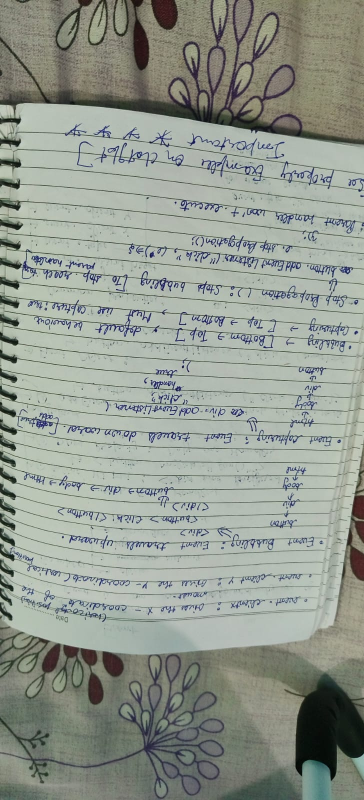
#> input picture Dataset/real/WhatsApp Image 2026-06-30 at 12.46.42 (1).jpeg, 728 x 1600 px (shown at 1/2 size); its folder holds only this picture in this run
$ python train.py   (older library calls are emulated)
#> lines starting #> are read from the running program, lines starting #| are printed output that depends on the picture; after the words box and inside, x2 and y2 are one past the last pixel; in counts of white or black regions, pixels touching at a corner belong together
#> in load_data_from_dir, image is the input picture: shape (1600, 728, 3); mean B, G, R 143.4, 152.8, 146
import os
import time
import sys
import numpy as np
import cv2
import joblib
from tqdm import tqdm
from scipy.stats import skew
from skimage.feature import local_binary_pattern, graycomatrix, graycoprops
from sklearn.ensemble import RandomForestClassifier
from sklearn.model_selection import train_test_split
from sklearn.metrics import accuracy_score, classification_report, confusion_matrix

# Configuration
DATASET_PATH = "Dataset"
REAL_PATH = os.path.join(DATASET_PATH, "real")
SCREEN_PATH = os.path.join(DATASET_PATH, "screen")
IMAGE_SIZE = (384, 384)


def extract_features(image):
    """
    Extracts a set of 23 handcrafted features from a BGR image.
    The features are designed to capture differences in brightness, color distribution,
    sharpness, micro-texture, spatial co-occurrence, and frequency domain (moiré).
    """
    # 1. Image Preprocessing & Standardization
    h, w = image.shape[:2]
#> h = 1600; w = 728
    if (h, w) != IMAGE_SIZE:
        # Use INTER_AREA for downscaling (preserves details without aliasing)
        # Use INTER_CUBIC for upscaling
        interp = cv2.INTER_AREA if min(h, w) > 384 else cv2.INTER_CUBIC
#> interp = 3
        image = cv2.resize(image, IMAGE_SIZE, interpolation=interp)
#> image: shape (384, 384, 3)

    gray = cv2.cvtColor(image, cv2.COLOR_BGR2GRAY)
    features = []

    # 2. Brightness & Contrast (2 features)
    mean_val = np.mean(gray)
#> mean_val = 149.7
    std_val = np.std(gray)
#> std_val = 42.06
    features.extend([mean_val, std_val])

    # 3. Color & Specular Glare Statistics (5 features)
    hsv = cv2.cvtColor(image, cv2.COLOR_BGR2HSV)
#> hsv: shape (384, 384, 3); mean H, S, V 57.7, 26.6, 154.7
    s_channel = hsv[:, :, 1]
    v_channel = hsv[:, :, 2]

    mean_s = np.mean(s_channel)
#> mean_s = 26.61
    std_s = np.std(s_channel)
#> std_s = 19.27
    mean_v = np.mean(v_channel)
#> mean_v = 154.7
    std_v = np.std(v_channel)
#> std_v = 41.29

    # Specular Glare Ratio: Saturation < 30 and Value > 240 (normalized count)
    glare_mask = (s_channel < 30) & (v_channel > 240)
#> glare_mask: shape (384, 384) bool; every value is 0
    glare_ratio = np.mean(glare_mask)
#> glare_ratio = 0
    features.extend([mean_s, std_s, mean_v, std_v, glare_ratio])

    # 4. Sharpness & Edge Statistics (3 features)
    # Laplacian Variance: measures global sharpness
    lap_var = cv2.Laplacian(gray, cv2.CV_64F).var()
#> lap_var = 2337.1

    # Canny Edge Density: ratio of edge pixels to total pixels
    canny = cv2.Canny(gray, 100, 200)
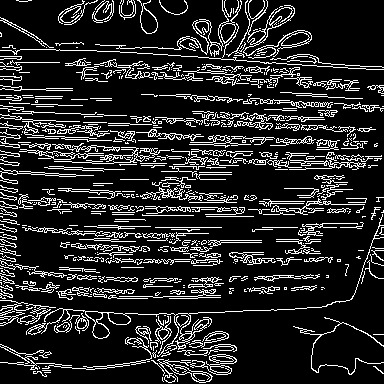
#> canny: shape (384, 384); 15.5% white in thin lines or dots
    edge_density = np.mean(canny) / 255.0
#> edge_density = 0.155

    # Sobel Gradient Magnitude Mean: measures average local gradient strength
    sobelx = cv2.Sobel(gray, cv2.CV_64F, 1, 0, ksize=3)
    sobely = cv2.Sobel(gray, cv2.CV_64F, 0, 1, ksize=3)
    grad_mag = np.sqrt(sobelx**2 + sobely**2)
    mean_grad = np.mean(grad_mag)
#> mean_grad = 84.45
    features.extend([lap_var, edge_density, mean_grad])

    # 5. Texture Features: Local Binary Pattern (4 features)
    # Uniform LBP with P=8, R=1 captures micro-textures
    lbp = local_binary_pattern(gray, 8, 1, method='uniform')
    lbp_mean = np.mean(lbp)
#> lbp_mean = 5.21
    lbp_std = np.std(lbp)
#> lbp_std = 2.69

    # Skewness: measures LBP distribution asymmetry
    if lbp_std > 1e-5:
        lbp_skew = skew(lbp.ravel())
#> lbp_skew = -0.215
    else:
        lbp_skew = 0.0

    # LBP Entropy: measures randomness of uniform micro-patterns
    lbp_hist, _ = np.histogram(lbp, bins=np.arange(11), density=True)
#> lbp_hist = [0.048, 0.0799, 0.038, 0.0986, 0.141, 0.161, 0.0526, 0.114, 0.122, 0.144]
    lbp_hist = lbp_hist + 1e-10  # Avoid division by zero
    lbp_entropy = -np.sum(lbp_hist * np.log2(lbp_hist))
#> lbp_entropy = 3.19
    features.extend([lbp_mean, lbp_std, lbp_skew, lbp_entropy])

    # 6. Texture Features: Gray-Level Co-occurrence Matrix (4 features)
    # Quantize grayscale image to 16 bins to speed up and stabilize GLCM calculation
    gray_quantized = (gray // 16).astype(np.uint8)
    distances = [1]
    angles = [0, np.pi / 4, np.pi / 2, 3 * np.pi / 4]  # 0, 45, 90, 135 degrees
    glcm = graycomatrix(
        gray_quantized,
        distances=distances,
        angles=angles,
        levels=16,
        symmetric=True,
        normed=True
    )

    # Extract GLCM properties and average across all four angles
    contrast = np.mean(graycoprops(glcm, 'contrast'))
#> contrast = 2.11
    correlation = np.mean(graycoprops(glcm, 'correlation'))
#> correlation = 0.847
    energy = np.mean(graycoprops(glcm, 'energy'))
#> energy = 0.35
    homogeneity = np.mean(graycoprops(glcm, 'homogeneity'))
#> homogeneity = 0.736
    features.extend([contrast, correlation, energy, homogeneity])

    # 7. Frequency Domain (FFT) Statistics (4 features)
    dft = np.fft.fft2(gray)
    dft_shift = np.fft.fftshift(dft)
    mag_spectrum = np.log(np.abs(dft_shift) + 1.0)
    total_mag = np.sum(mag_spectrum)
#> total_mag = 1211795.8

    # Spectral Entropy: flatness of the frequency spectrum (spikes drop entropy)
    if total_mag > 1e-5:
        prob_spec = mag_spectrum / total_mag
        prob_spec = prob_spec + 1e-10
        spec_entropy = -np.sum(prob_spec * np.log2(prob_spec))
#> spec_entropy = 17.16
    else:
        spec_entropy = 0.0

    # Concentric frequency radial rings from center coordinate (192, 192)
    cy, cx = IMAGE_SIZE[0] // 2, IMAGE_SIZE[1] // 2
    y_indices, x_indices = np.indices(gray.shape)
    r_coords = np.sqrt((x_indices - cx)**2 + (y_indices - cy)**2)
    max_r = np.sqrt(cy**2 + cx**2)

    # Define mid-frequency and high-frequency radial band masks
    mid_freq_mask = (r_coords >= 0.15 * max_r) & (r_coords < 0.5 * max_r)
    high_freq_mask = (r_coords >= 0.5 * max_r)

    mid_freq_mean = np.mean(mag_spectrum[mid_freq_mask]) if np.any(mid_freq_mask) else 0.0
#> mid_freq_mean = 8.71
#> mid_freq_mask: shape (384, 384) bool; 35.7% white; 1 white region, box (x1, y1, x2, y2) and area: (57, 57, 328, 328) 52672
    high_freq_mean = np.mean(mag_spectrum[high_freq_mask]) if np.any(high_freq_mask) else 0.0
#> high_freq_mean = 7.83
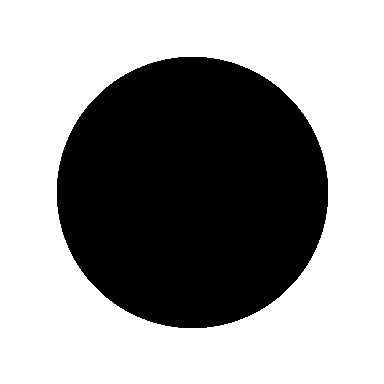
#> high_freq_mask: shape (384, 384) bool; 60.7% white; 1 black region, box (x1, y1, x2, y2) and area: (57, 57, 328, 328) 57881
    high_ratio = np.sum(mag_spectrum[high_freq_mask]) / (total_mag + 1e-10)
#> high_ratio = 0.579
    features.extend([spec_entropy, mid_freq_mean, high_freq_mean, high_ratio])

    # 8. Noise Estimation (1 feature)
    # Immerkær's fast noise standard deviation estimator
    kernel = np.array([[1, -2, 1],
                       [-2, 4, -2],
                       [1, -2, 1]], dtype=np.float32)
    filtered = cv2.filter2D(gray.astype(np.float32), -1, kernel)
    noise_sigma = np.mean(np.abs(filtered)) * np.sqrt(np.pi / 2.0) / 6.0
#> noise_sigma = 4.01
    features.append(noise_sigma)

    return features


def load_data_from_dir(directory_path, label):
    """
    Loads all valid images from a directory, extracts features, and returns them with labels.
    """
    X = []
    y = []
    latencies = []

    if not os.path.exists(directory_path):
        print(f"Error: Directory {directory_path} does not exist.", file=sys.stderr)
        return X, y, latencies

    valid_extensions = {".jpg", ".jpeg", ".png", ".bmp", ".tiff", ".webp"}

    # Sort files for deterministic loading
    files = sorted(os.listdir(directory_path))

    for filename in tqdm(files, desc=f"Loading {os.path.basename(directory_path)}"):
        ext = os.path.splitext(filename)[1].lower()
        if ext not in valid_extensions:
            continue

        file_path = os.path.join(directory_path, filename)

        try:
            image = cv2.imread(file_path)
            if image is None:
                print(f"\nWarning: Could not read image {file_path}", file=sys.stderr)
                continue

            # Measure feature extraction latency for this image
            start_time = time.perf_counter()
            features = extract_features(image)
#> features = [149.7, 42.06, 26.61, 19.27, 154.7, 41.29, 0, 2337.1, 0.155, 84.45, 5.21, 2.69, -0.215, 3.19, 2.11, 0.847, 0.35, 0.736, 17.16, 8.71, 7.83, 0.579, 4.01]
            elapsed = time.perf_counter() - start_time

            # Double check feature count correctness
            if len(features) == 23:
                X.append(features)
                y.append(label)
                latencies.append(elapsed)
            else:
                print(f"\nWarning: Feature count mismatch ({len(features)} != 23) for {file_path}", file=sys.stderr)

        except Exception as e:
            print(f"\nWarning: Error processing {file_path}: {str(e)}", file=sys.stderr)
            continue

    return X, y, latencies


def train_and_evaluate():
    print("=== Phase 1: Feature Extraction ===")

    start_time = time.perf_counter()
    X_real, y_real, latencies_real = load_data_from_dir(REAL_PATH, 0)
#> X_real = [[149.7, 42.06, 26.61, 19.27, 154.7, 41.29, 0, 2337.1, 0.155, 84.45, 5.21, 2.69, -0.215, 3.19, 2.11, 0.847, 0.35, 0.736, 17.16, 8.71, 7.83, 0.579, 4.01]]; y_real = [0]; latencies_real = [0.133]
    X_screen, y_screen, latencies_screen = load_data_from_dir(SCREEN_PATH, 1)
#> call 2 of load_data_from_dir, with directory_path = 'Dataset/screen', label = 1
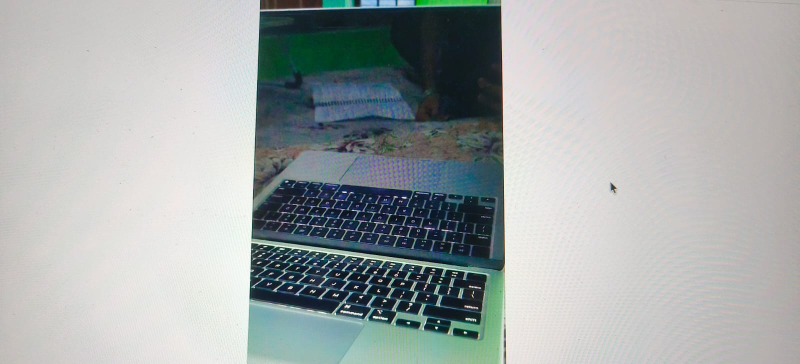
#> input picture Dataset/screen/WhatsApp Image 2026-06-30 at 14.55.15.jpeg, 1600 x 728 px (shown at 1/2 size)
#> in load_data_from_dir, image is the input picture: shape (728, 1600, 3); mean B, G, R 169.4, 169.6, 163.9
#> in extract_features (call 2), `mean_val = np.mean(gray)`: mean_val = 167.9
#> in extract_features (call 2), `std_val = np.std(gray)`: std_val = 67.99
#> in extract_features (call 2), `hsv = cv2.cvtColor(image, cv2.COLOR_BGR2HSV)`: hsv: shape (384, 384, 3); mean H, S, V 54.4, 36.6, 174.2
#> in extract_features (call 2), `v_channel = hsv[:, :, 2]`:
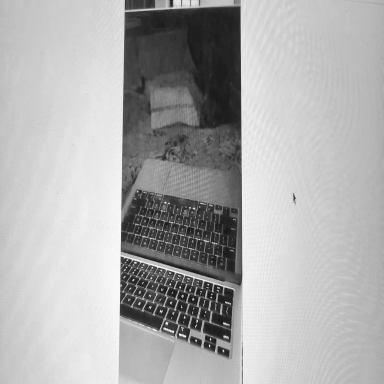
#> v_channel: shape (384, 384); min 19, max 250, mean 174.2
#> in extract_features (call 2), `mean_s = np.mean(s_channel)`: mean_s = 36.6
#> in extract_features (call 2), `std_s = np.std(s_channel)`: std_s = 55.23
#> in extract_features (call 2), `mean_v = np.mean(v_channel)`: mean_v = 174.2
#> in extract_features (call 2), `std_v = np.std(v_channel)`: std_v = 63.03
#> in extract_features (call 2), `glare_mask = (s_channel < 30) & (v_channel > 240)`: glare_mask: shape (384, 384) bool; 1.7% white; 92 white regions (91 under 20 px), largest, box (x1, y1, x2, y2) and area: (97, 171, 121, 366) 2334
#> in extract_features (call 2), `glare_ratio = np.mean(glare_mask)`: glare_ratio = 0.0168
#> in extract_features (call 2), `lap_var = cv2.Laplacian(gray, cv2.CV_64F).var()`: lap_var = 933.7
#> in extract_features (call 2), `canny = cv2.Canny(gray, 100, 200)`: canny: shape (384, 384); 4.4% white in thin lines or dots, all inside (x1, y1, x2, y2) = (118, 0, 297, 384)
#> in extract_features (call 2), `edge_density = np.mean(canny) / 255.0`: edge_density = 0.0439
#> in extract_features (call 2), `mean_grad = np.mean(grad_mag)`: mean_grad = 36.88
#> in extract_features (call 2), `lbp = local_binary_pattern(gray, 8, 1, method='uniform')`:
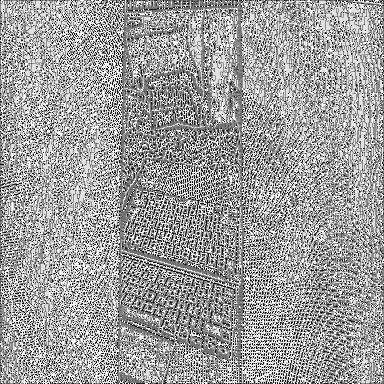
#> lbp: shape (384, 384) float64; min 0, max 9, mean 5.58; drawn with min black and max white
#> in extract_features (call 2), `lbp_mean = np.mean(lbp)`: lbp_mean = 5.58
#> in extract_features (call 2), `lbp_std = np.std(lbp)`: lbp_std = 2.62
#> in extract_features (call 2), `lbp_skew = skew(lbp.ravel())`: lbp_skew = -0.452
#> in extract_features (call 2), `lbp_hist, _ = np.histogram(lbp, bins=np.arange(11), density=True)`: lbp_hist = [0.0368, 0.0746, 0.0289, 0.084, 0.0997, 0.159, 0.0877, 0.101, 0.191, 0.138]
#> in extract_features (call 2), `lbp_entropy = -np.sum(lbp_hist * np.log2(lbp_hist))`: lbp_entropy = 3.15
#> in extract_features (call 2), `contrast = np.mean(graycoprops(glcm, 'contrast'))`: contrast = 1.07
#> in extract_features (call 2), `correlation = np.mean(graycoprops(glcm, 'correlation'))`: correlation = 0.971
#> in extract_features (call 2), `energy = np.mean(graycoprops(glcm, 'energy'))`: energy = 0.322
#> in extract_features (call 2), `homogeneity = np.mean(graycoprops(glcm, 'homogeneity'))`: homogeneity = 0.899
#> in extract_features (call 2), `mag_spectrum = np.log(np.abs(dft_shift) + 1.0)`:
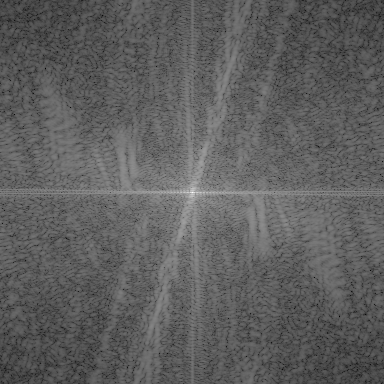
#> mag_spectrum: shape (384, 384) float64; min 2.12, max 17.02, mean 7.68; drawn with min black and max white
#> in extract_features (call 2), `total_mag = np.sum(mag_spectrum)`: total_mag = 1132272.2
#> in extract_features (call 2), `mid_freq_mean = np.mean(mag_spectrum[mid_freq_mask]) if np.any(mid_fre..`: mid_freq_mean = 8.26
#> in extract_features (call 2), `high_freq_mean = np.mean(mag_spectrum[high_freq_mask]) if np.any(high_..`: high_freq_mean = 7.23
#> in extract_features (call 2), `high_ratio = np.sum(mag_spectrum[high_freq_mask]) / (total_mag + 1e-10)`: high_ratio = 0.572
#> in extract_features (call 2), `filtered = cv2.filter2D(gray.astype(np.float32), -1, kernel)`:
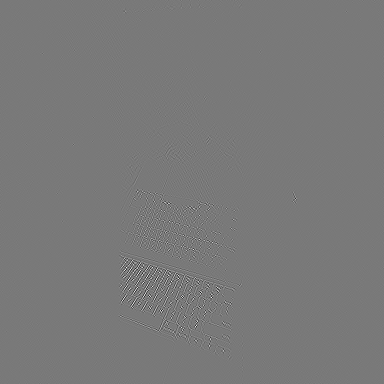
#> filtered: shape (384, 384) float32; min -390, max 428, mean 0; drawn with min black and max white
#> in extract_features (call 2), `noise_sigma = np.mean(np.abs(filtered)) * np.sqrt(np.pi / 2.0) / 6.0`: noise_sigma = 1.49
#> in load_data_from_dir (call 2), `features = extract_features(image)`: features = [167.9, 67.99, 36.6, 55.23, 174.2, 63.03, 0.0168, 933.7, 0.0439, 36.88, 5.58, 2.62, -0.452, 3.15, 1.07, 0.971, 0.322, 0.899, 17.16, 8.26, 7.23, 0.572, 1.49]
#> X_screen = [[167.9, 67.99, 36.6, 55.23, 174.2, 63.03, 0.0168, 933.7, 0.0439, 36.88, 5.58, 2.62, -0.452, 3.15, 1.07, 0.971, 0.322, 0.899, 17.16, 8.26, 7.23, 0.572, 1.49]]; y_screen = [1]; latencies_screen = [0.12]

    X = np.array(X_real + X_screen)
    y = np.array(y_real + y_screen)
#> y = [0, 1]
    total_load_time = time.perf_counter() - start_time

    if len(X) == 0:
        print("Error: No valid images found in dataset directory.", file=sys.stderr)
        sys.exit(1)

    print(f"\nSuccessfully loaded {len(X)} images:")
#| Successfully loaded 2 images:
    print(f"  - Real photos (Class 0): {len(X_real)}")
#|   - Real photos (Class 0): 1
    print(f"  - Screen recaptures (Class 1): {len(X_screen)}")
#|   - Screen recaptures (Class 1): 1
    print(f"  - Features extracted per image: {X.shape[1]}")
#|   - Features extracted per image: 23

    # Latency Stats
    all_latencies = latencies_real + latencies_screen
#> all_latencies = [0.133, 0.12]
    avg_extraction_latency = np.mean(all_latencies) * 1000  # in ms
#> avg_extraction_latency = 126.5
    print(f"  - Average Feature Extraction Latency: {avg_extraction_latency:.2f} ms per image")
#|   - Average Feature Extraction Latency: 126.54 ms per image
    print(f"  - Total Loading & Feature Extraction Time: {total_load_time:.2f} seconds")

    print("\n=== Phase 2: Train/Test Split ===")
    # Stratified split to preserve class ratios
#> (the run stopped early here; a loop or call above may not have finished)
